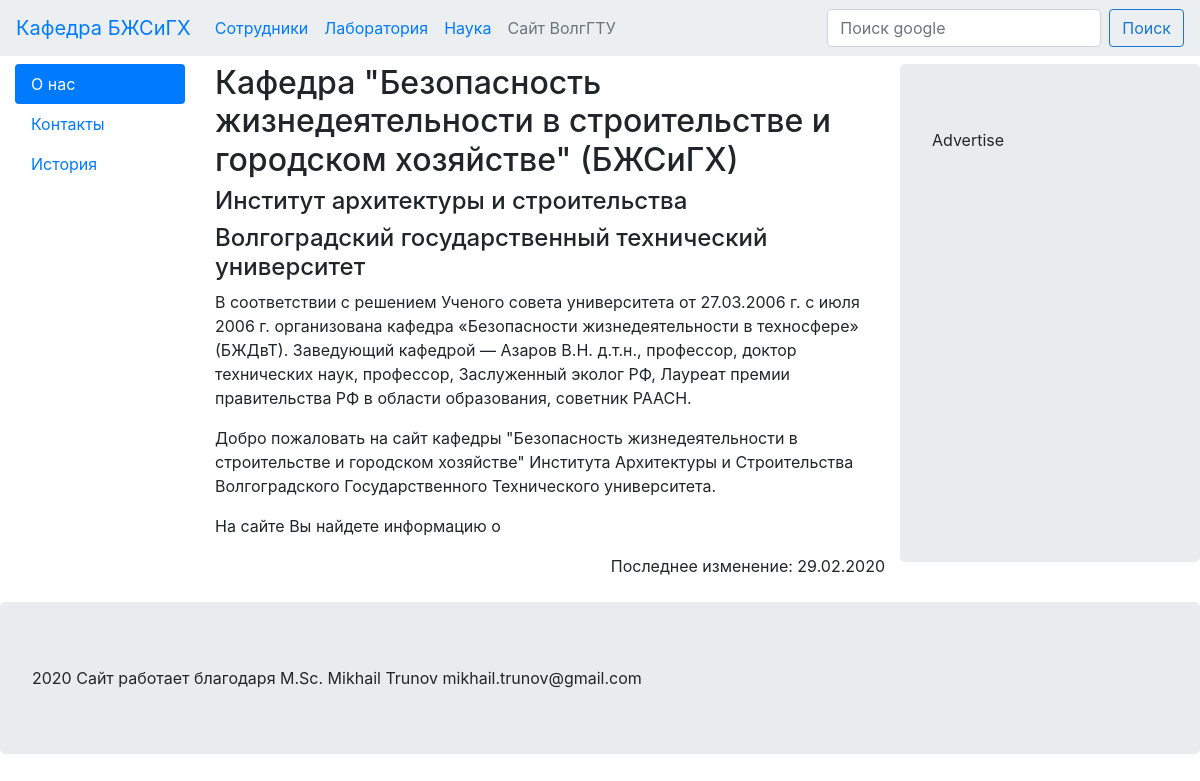
The page / on the database its author committed.
### home/models.py (models this page shows, shortened)
class LeftMenu(models.Model):
    menuName = models.CharField(max_length=30)
    menuUrl = models.CharField(max_length=30,blank=True)
    def leftMenuDict(self,Flag=False):
        Lposts = self.sitepost_set.all().order_by('postUrl')
        Leftm = {}
        prefix="/"
        if Flag:
            prefix=""
        for pitem in Lposts:
            link=pitem.postUrl
            name=pitem.leftMenuName
            if link:
                Leftm[name]=prefix+self.menuUrl+'/'+link+'/'
            else:
                Leftm[name]=prefix+self.menuUrl+'/'
        return Leftm

class SitePost(models.Model):
    postTitle = models.CharField(max_length=40)
    leftMenuName = models.CharField(max_length=30)
    postText = models.TextField()
    postUrl = models.CharField(max_length=30, blank=True)
    LastUpdated = models.DateField()
    leftMenuName = models.CharField(max_length=30)
    leftMenu = models.ForeignKey(LeftMenu, on_delete=models.CASCADE,blank=True)

### home/views.py (the view)
# urls.py: path('', views.SimplePost),
def SimplePost(request,lmenu='',postname=''):
    pageArray={}
    mainM=hauptMenu()
    pageArray['mainm']=mainM
    if lmenu:
        try:
            Lmenu = LeftMenu.objects.get(menuUrl=lmenu)
            pageArray['leftm']=Lmenu.leftMenuDict()
            if postname:
                PostObj=SitePost.objects.filter(postUrl=postname,leftMenu=Lmenu).first()
            else:
                PostObj=SitePost.objects.filter(postUrl='',leftMenu=Lmenu).first()
            pageArray['post_title']=PostObj.postTitle
            pageArray['page_content']=PostObj.postText
            pageArray['last_updated']=PostObj.LastUpdated
        except:
            try:
                Lmenu = LeftMenu.objects.get(menuUrl='')
                pageArray['leftm']=Lmenu.leftMenuDict(Flag=True)
                PostObj=SitePost.objects.filter(postUrl=lmenu).first()
                pageArray['post_title']=PostObj.postTitle
                pageArray['page_content']=PostObj.postText
                pageArray['last_updated']=PostObj.LastUpdated
            except:
                pageArray['leftm']={'vstu.ru': 'vstu.ru'}
                pageArray['post_title']="Что-то пошло не так"
                pageArray['page_content']="Что-то пошло не так, за Вами уже выехал воронок"
    else:
        Lmenu = LeftMenu.objects.get(menuUrl='')
        pageArray['leftm']=Lmenu.leftMenuDict(Flag=True)
        PostObj=SitePost.objects.filter(postUrl='',leftMenu=Lmenu).first()
        pageArray['post_title']=PostObj.postTitle
        pageArray['page_content']=PostObj.postText
        pageArray['last_updated']=PostObj.LastUpdated
    return render(request, 'home/base.html', pageArray)

### home/views.py (called while the page is built)
def hauptMenu():
    menus=LeftMenu.objects.all().exclude(menuUrl__exact='')
    menuT={}
    for Lmenu in menus:
        link=Lmenu.menuUrl
        name=Lmenu.menuName
        menuT[name]="/"+link
    return menuT

### home/templates/home/base.html (shortened to what this page needs)
<!doctype html>
<html lang="ru">
  <head>
    <link rel="stylesheet" href="https://maxcdn.bootstrapcdn.com/bootstrap/4.0.0/css/bootstrap.min.css">
  </head>
  <body>
    <header>
      <nav class="navbar navbar-expand-lg" style="background-color: #eceff1; color:#1976d2;">
        <a class="navbar-brand" href="/">Кафедра БЖСиГХ</a>
        <div class="collapse navbar-collapse" id="navbarSupportedContent">
          <ul class="navbar-nav mr-auto">
            {% for name, link in mainm.items %}
                <li class="nav-item"><a class="nav-link" href="{{link}}">{{name}}</a></li>
            {% endfor %}
                <li class="nav-item"><a class="nav-link disabled" href="http://vstu.ru" target='_blank'>Сайт ВолгГТУ</a></li>
          </ul>
          <form class="form-inline my-2 my-lg-0">
            <input class="form-control mr-sm-2" type="search" placeholder="Поиск google" aria-label="Search">
            <button class="btn btn-outline-success my-2 my-sm-0" style="color:#1976d2; border-color: #1976d2;" type="submit" href="google.ru">Поиск</button>
          </form>
        </div>
      </nav>
    </header>
    <main>
      <div class="container-fluid mt-2">{% if request.path == url %} class="active"{% endif %}
        <div class="row">
          <div class="col-lg-3 col-xl-2">
            <div class="nav flex-column nav-pills" id="v-pills-tab" role="tablist" aria-orientation="vertical">
              {% for name, link in leftm.items %}
                  <a class="nav-link {% if link == request.path %} active {% endif %}" id="v-pills-home-tab" href="{{link}}" role="tab" aria-controls="v-pills-home"
                  aria-selected="true">{{name}}</a>
              {% endfor %}
            </div>
          </div>
          <div class="col-lg-6 col-xl-7">
            {{page_content|safe}}
            <p class="float-right">
              Последнее изменение: {{last_updated|date:'d.m.Y'}}
            </p>
          </div>
          <div class="col-lg-3 col-xl-3 jumbotron">
            Advertise
          </div>
        </div>
      </div>
    </main>
    <footer>
      <div class="jumbotron mt-2 justify-content-center">
        2020 Сайт работает благодаря M.Sc. Mikhail Trunov mikhail.trunov@gmail.com
      </div>
    </footer>
  </body>
</html>

### rows shown on the page
LeftMenu: mainm "Сотрудники"
LeftMenu: mainm "Лаборатория"
LeftMenu: mainm "Наука"
SitePost: leftm "О нас", postText "Кафедра \"Безопасность жизнедеятельности в строительстве и городском хозяйстве\" (БЖСиГХ) Институт архитектуры и строительства Волгоградский государственный технический университет В соответствии с решением Ученого совета университета от 27.03.2006 г. с июля 2006 г. организована кафедра «Безопасности жизнедеятельности в техносфере» (БЖДвТ). Заведующий кафедрой — Азаров В.Н. д.т.н., профессор, доктор технических наук, профессор, Заслуженный эколог РФ, Лауреат премии правительства РФ в области образования, советник РААСН. Добро пожаловать на сайт кафедры \"Безопасность жизнедеятельности в строительстве и городском хозяйстве\" Института Архитектуры и Строительства Волгоградского Государственного…", LastUpdated "29.02.2020"
SitePost: leftm "Контакты"
SitePost: leftm "История"
